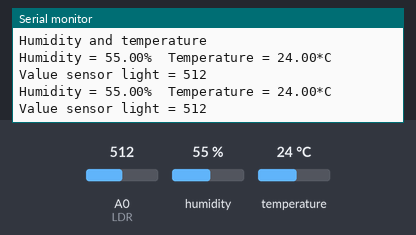
Bench run of a sketch on a simulated Arduino Uno, built with avr-gcc and run on an emulated ATmega328P. Shown: the last lines printed to the serial monitor. Inputs (shaded band) come from the test bench; at power-on: humidity 55 %, A0 (LDR) = 512, temperature 24 °C.

Above: at 1.8 s.
1.9 s: humidity set to 22 %
At 3.3 s:
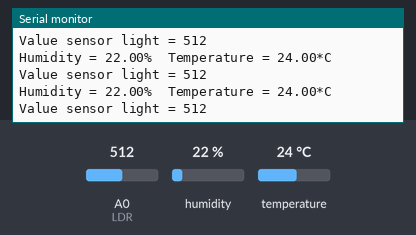
3.4 s: A0 (LDR) set to 716
At 4.4 s:
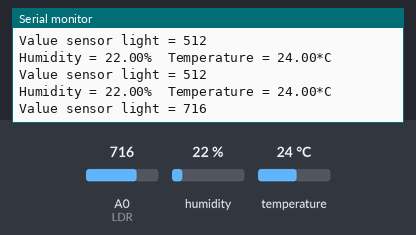
4.9 s: temperature set to 12 °C
At 5.9 s:
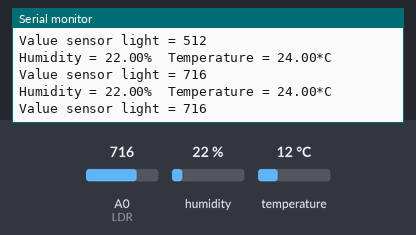
6.4 s: A0 (LDR) set to 900
At 7.7 s:
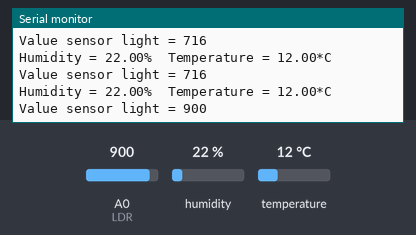
7.9 s: humidity set to 40 %
At 8.9 s:
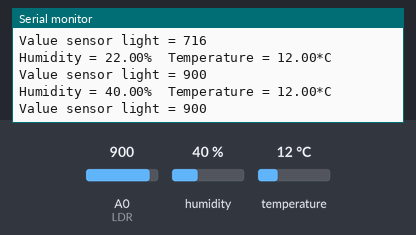
Timing chart, 0 to 10.4 s (numbered marks = the images above; inputs shaded):
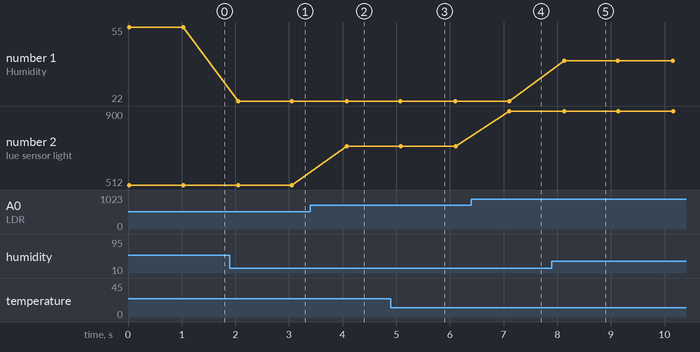

The sketch:

bt.ino
```cpp
#include "DHT.h"        // including the library of DHT11 temperature and humidity sensor
#define DHTTYPE DHT11   // DHT 11
int LDR = A0;
int value;
#define dht_dpin 4
DHT dht(dht_dpin, DHTTYPE);
void setup(void)
{
  dht.begin();
  pinMode(0,OUTPUT);
  Serial.begin(115200);
  Serial.println("Humidity and temperature\n\n");
//  delay(700);
}
void loop() {
    float h = dht.readHumidity();
    float t = dht.readTemperature();
    value = analogRead(LDR);
    Serial.print("Humidity = ");
    Serial.print(h);
    Serial.print("%  ");
    Serial.print("Temperature = ");
    Serial.print(t);
    Serial.println("*C  ");
    Serial.print("Value sensor light = ");
    Serial.println(value);
    delay(1000);
}
```

Measured:
- after the input at 1.9 s, the serial monitor: prints a new line after 0.15 s (image 1)
- after the input at 3.4 s, the serial monitor: prints a new line after 0.68 s (image 2)
- after the input at 6.4 s, the serial monitor: prints a new line after 0.71 s (image 4)
- after the input at 7.9 s, the serial monitor: prints a new line after 0.23 s (image 5)
- plotted number 1: 55 → 22 after the input at 1.9 s, 22 → 40 after the input at 7.9 s
- plotted number 2: 512 → 716 after the input at 3.4 s, 716 → 900 after the input at 6.4 s
